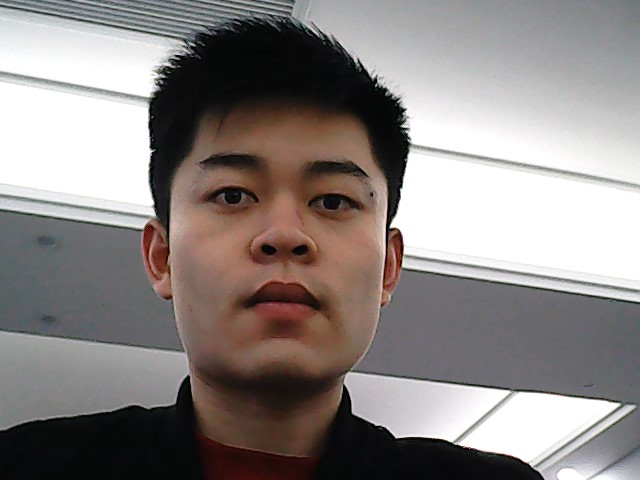
#> input picture 26/1.jpg, 640 x 480 px
$ python 26_2.py
#> lines starting #> are read from the running program, lines starting #| are printed output that depends on the picture
# -*- coding: utf-8 -*-
"""
Created on Sat Feb 23 14:52:10 2019

@author: TongDist
"""

import cv2
import numpy as np
img = cv2.imread('1.jpg',0)
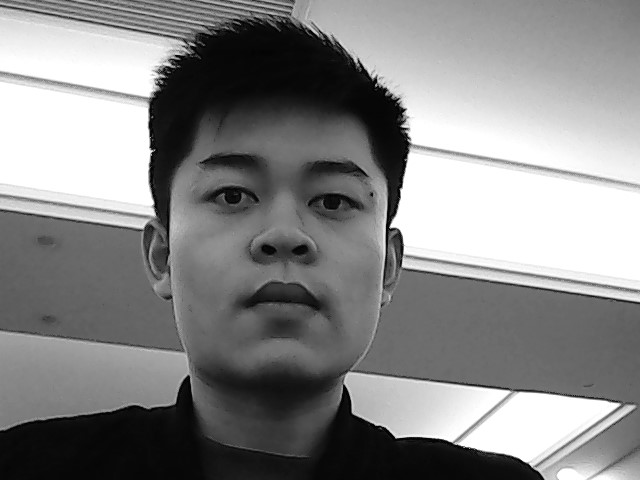
#> img: shape (480, 640); min 0, max 255, mean 135
img = cv2.medianBlur(img,5)
cimg = cv2.cvtColor(img,cv2.COLOR_GRAY2BGR)
circles = cv2.HoughCircles(img,cv2.HOUGH_GRADIENT,1,20,
param1=50,param2=30,minRadius=0,maxRadius=0)
#> circles = 280 rows, first 8: [256.5, 128.5, 118.5], [294.5, 161.5, 156.3], [274.5, 148.5, 132.5], [128.5, 464.5, 464.1], [237.5, 143.5, 142.8], [268.5, 287.5, 114.8], [254.5, 107.5, 104.4], [216.5, 141.5, 141.5]
circles = np.uint16(np.around(circles))
#> circles = 280 rows, first 8: [256, 128, 118], [294, 162, 156], [274, 148, 132], [128, 464, 464], [238, 144, 143], [268, 288, 115], [254, 108, 104], [216, 142, 142]
for i in circles[0,:]:
    # draw the outer circle
    cv2.circle(cimg,(i[0],i[1]),i[2],(0,255,0),2)
    # draw the center of the circle
    cv2.circle(cimg,(i[0],i[1]),2,(0,0,255),3)
    cv2.imshow('detected circles',cimg)
#> this loop made 280 passes
#> pass 1, `cv2.imshow('detected circles',cimg)`:
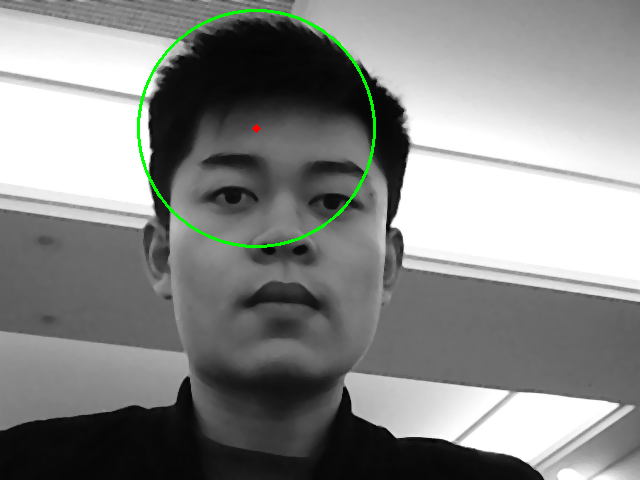
#> window 'detected circles': shape (480, 640, 3); mean B, G, R 134.4, 136.3, 134.4
#> pass 2, `cv2.imshow('detected circles',cimg)`:
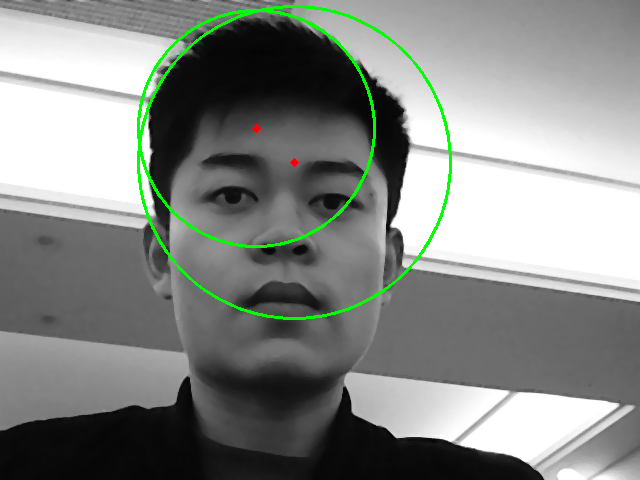
#> window 'detected circles': shape (480, 640, 3); mean B, G, R 133, 137.1, 133
#> after the loop:
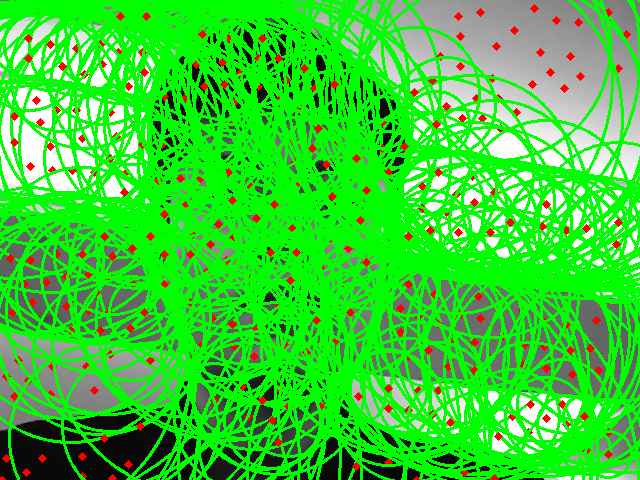
#> cimg: shape (480, 640, 3); mean B, G, R 51.1, 207.3, 57.9
cv2.waitKey(0)
cv2.destroyAllWindows()
